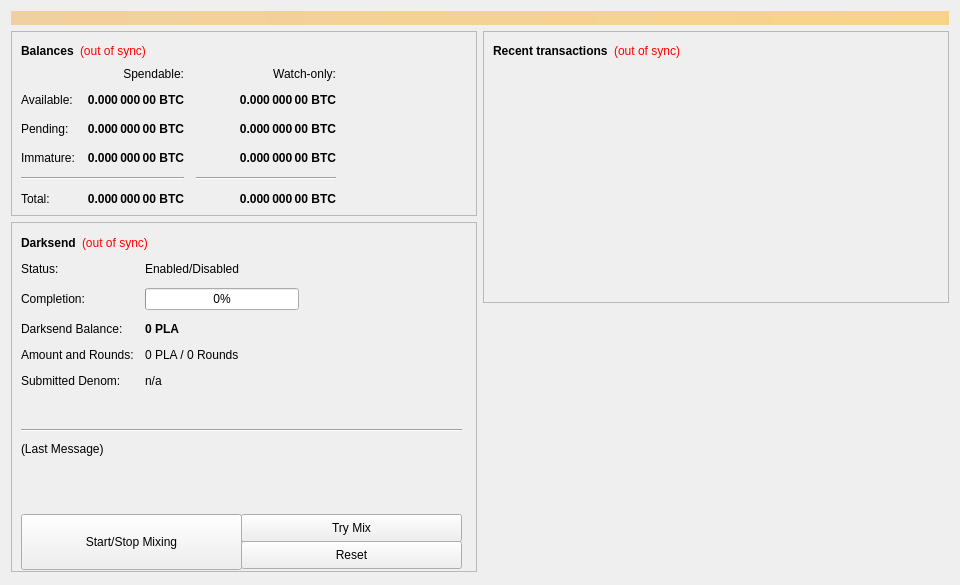
<?xml version="1.0" encoding="UTF-8"?>
<ui version="4.0">
 <class>OverviewPage</class>
 <widget class="QWidget" name="OverviewPage">
  <property name="geometry">
   <rect>
    <x>0</x>
    <y>0</y>
    <width>960</width>
    <height>585</height>
   </rect>
  </property>
  <property name="minimumSize">
   <size>
    <width>960</width>
    <height>0</height>
   </size>
  </property>
  <property name="windowTitle">
   <string>Form</string>
  </property>
  <layout class="QVBoxLayout" name="topLayout">
   <item>
    <widget class="QLabel" name="labelAlerts">
     <property name="visible">
      <bool>false</bool>
     </property>
     <property name="styleSheet">
      <string notr="true">background-color: qlineargradient(x1: 0, y1: 0, x2: 1, y2: 0, stop:0 #F0D0A0, stop:1 #F8D488); color:#000000;</string>
     </property>
     <property name="wordWrap">
      <bool>true</bool>
     </property>
     <property name="margin">
      <number>3</number>
     </property>
    </widget>
   </item>
   <item>
    <layout class="QHBoxLayout" name="horizontalLayout" stretch="1,1">
     <item>
      <layout class="QVBoxLayout" name="verticalLayout_2">
       <item>
        <widget class="QFrame" name="frame">
         <property name="frameShape">
          <enum>QFrame::StyledPanel</enum>
         </property>
         <property name="frameShadow">
          <enum>QFrame::Raised</enum>
         </property>
         <layout class="QVBoxLayout" name="verticalLayout_4">
          <item>
           <layout class="QHBoxLayout" name="horizontalLayout_4">
            <item>
             <widget class="QLabel" name="label_5">
              <property name="font">
               <font>
                <weight>75</weight>
                <bold>true</bold>
               </font>
              </property>
              <property name="text">
               <string>Balances</string>
              </property>
             </widget>
            </item>
            <item>
             <widget class="QLabel" name="labelWalletStatus">
              <property name="cursor">
               <cursorShape>WhatsThisCursor</cursorShape>
              </property>
              <property name="toolTip">
               <string>The displayed information may be out of date. Your wallet automatically synchronizes with the PlayT network after a connection is established, but this process has not completed yet.</string>
              </property>
              <property name="styleSheet">
               <string notr="true">QLabel { color: red; }</string>
              </property>
              <property name="text">
               <string notr="true">(out of sync)</string>
              </property>
              <property name="alignment">
               <set>Qt::AlignLeading|Qt::AlignLeft|Qt::AlignVCenter</set>
              </property>
             </widget>
            </item>
            <item>
             <spacer name="horizontalSpacer_3">
              <property name="orientation">
               <enum>Qt::Horizontal</enum>
              </property>
              <property name="sizeHint" stdset="0">
               <size>
                <width>40</width>
                <height>20</height>
               </size>
              </property>
             </spacer>
            </item>
           </layout>
          </item>
          <item>
           <layout class="QGridLayout" name="gridLayout">
            <property name="spacing">
             <number>12</number>
            </property>
            <item row="2" column="2">
             <widget class="QLabel" name="labelWatchPending">
              <property name="font">
               <font>
                <weight>75</weight>
                <bold>true</bold>
               </font>
              </property>
              <property name="cursor">
               <cursorShape>IBeamCursor</cursorShape>
              </property>
              <property name="toolTip">
               <string>Unconfirmed transactions to watch-only addresses</string>
              </property>
              <property name="text">
               <string notr="true">0.000 000 00 BTC</string>
              </property>
              <property name="alignment">
               <set>Qt::AlignRight|Qt::AlignTrailing|Qt::AlignVCenter</set>
              </property>
              <property name="textInteractionFlags">
               <set>Qt::LinksAccessibleByMouse|Qt::TextSelectableByKeyboard|Qt::TextSelectableByMouse</set>
              </property>
             </widget>
            </item>
            <item row="2" column="1">
             <widget class="QLabel" name="labelUnconfirmed">
              <property name="font">
               <font>
                <weight>75</weight>
                <bold>true</bold>
               </font>
              </property>
              <property name="cursor">
               <cursorShape>IBeamCursor</cursorShape>
              </property>
              <property name="toolTip">
               <string>Total of transactions that have yet to be confirmed, and do not yet count toward the spendable balance</string>
              </property>
              <property name="text">
               <string notr="true">0.000 000 00 BTC</string>
              </property>
              <property name="alignment">
               <set>Qt::AlignRight|Qt::AlignTrailing|Qt::AlignVCenter</set>
              </property>
              <property name="textInteractionFlags">
               <set>Qt::LinksAccessibleByMouse|Qt::TextSelectableByKeyboard|Qt::TextSelectableByMouse</set>
              </property>
             </widget>
            </item>
            <item row="3" column="2">
             <widget class="QLabel" name="labelWatchImmature">
              <property name="font">
               <font>
                <weight>75</weight>
                <bold>true</bold>
               </font>
              </property>
              <property name="cursor">
               <cursorShape>IBeamCursor</cursorShape>
              </property>
              <property name="toolTip">
               <string>Mined balance in watch-only addresses that has not yet matured</string>
              </property>
              <property name="text">
               <string notr="true">0.000 000 00 BTC</string>
              </property>
              <property name="alignment">
               <set>Qt::AlignRight|Qt::AlignTrailing|Qt::AlignVCenter</set>
              </property>
              <property name="textInteractionFlags">
               <set>Qt::LinksAccessibleByMouse|Qt::TextSelectableByKeyboard|Qt::TextSelectableByMouse</set>
              </property>
             </widget>
            </item>
            <item row="4" column="0" colspan="2">
             <widget class="Line" name="lineSpendableBalance">
              <property name="orientation">
               <enum>Qt::Horizontal</enum>
              </property>
             </widget>
            </item>
            <item row="4" column="2">
             <widget class="Line" name="lineWatchBalance">
              <property name="sizePolicy">
               <sizepolicy hsizetype="Preferred" vsizetype="Fixed">
                <horstretch>0</horstretch>
                <verstretch>0</verstretch>
               </sizepolicy>
              </property>
              <property name="minimumSize">
               <size>
                <width>140</width>
                <height>0</height>
               </size>
              </property>
              <property name="orientation">
               <enum>Qt::Horizontal</enum>
              </property>
             </widget>
            </item>
            <item row="5" column="0">
             <widget class="QLabel" name="labelTotalText">
              <property name="text">
               <string>Total:</string>
              </property>
             </widget>
            </item>
            <item row="3" column="1">
             <widget class="QLabel" name="labelImmature">
              <property name="font">
               <font>
                <weight>75</weight>
                <bold>true</bold>
               </font>
              </property>
              <property name="cursor">
               <cursorShape>IBeamCursor</cursorShape>
              </property>
              <property name="toolTip">
               <string>Mined balance that has not yet matured</string>
              </property>
              <property name="text">
               <string notr="true">0.000 000 00 BTC</string>
              </property>
              <property name="alignment">
               <set>Qt::AlignRight|Qt::AlignTrailing|Qt::AlignVCenter</set>
              </property>
              <property name="textInteractionFlags">
               <set>Qt::LinksAccessibleByMouse|Qt::TextSelectableByKeyboard|Qt::TextSelectableByMouse</set>
              </property>
             </widget>
            </item>
            <item row="2" column="3">
             <spacer name="horizontalSpacer_2">
              <property name="orientation">
               <enum>Qt::Horizontal</enum>
              </property>
              <property name="sizeHint" stdset="0">
               <size>
                <width>40</width>
                <height>20</height>
               </size>
              </property>
             </spacer>
            </item>
            <item row="3" column="0">
             <widget class="QLabel" name="labelImmatureText">
              <property name="text">
               <string>Immature:</string>
              </property>
             </widget>
            </item>
            <item row="5" column="1">
             <widget class="QLabel" name="labelTotal">
              <property name="font">
               <font>
                <weight>75</weight>
                <bold>true</bold>
               </font>
              </property>
              <property name="cursor">
               <cursorShape>IBeamCursor</cursorShape>
              </property>
              <property name="toolTip">
               <string>Your current total balance</string>
              </property>
              <property name="text">
               <string notr="true">0.000 000 00 BTC</string>
              </property>
              <property name="alignment">
               <set>Qt::AlignRight|Qt::AlignTrailing|Qt::AlignVCenter</set>
              </property>
              <property name="textInteractionFlags">
               <set>Qt::LinksAccessibleByMouse|Qt::TextSelectableByKeyboard|Qt::TextSelectableByMouse</set>
              </property>
             </widget>
            </item>
            <item row="5" column="2">
             <widget class="QLabel" name="labelWatchTotal">
              <property name="font">
               <font>
                <weight>75</weight>
                <bold>true</bold>
               </font>
              </property>
              <property name="cursor">
               <cursorShape>IBeamCursor</cursorShape>
              </property>
              <property name="toolTip">
               <string>Current total balance in watch-only addresses</string>
              </property>
              <property name="text">
               <string notr="true">0.000 000 00 BTC</string>
              </property>
              <property name="alignment">
               <set>Qt::AlignRight|Qt::AlignTrailing|Qt::AlignVCenter</set>
              </property>
              <property name="textInteractionFlags">
               <set>Qt::LinksAccessibleByMouse|Qt::TextSelectableByKeyboard|Qt::TextSelectableByMouse</set>
              </property>
             </widget>
            </item>
            <item row="0" column="2">
             <widget class="QLabel" name="labelWatchonly">
              <property name="text">
               <string>Watch-only:</string>
              </property>
              <property name="alignment">
               <set>Qt::AlignRight|Qt::AlignTrailing|Qt::AlignVCenter</set>
              </property>
             </widget>
            </item>
            <item row="1" column="0">
             <widget class="QLabel" name="labelBalanceText">
              <property name="text">
               <string>Available:</string>
              </property>
             </widget>
            </item>
            <item row="1" column="1">
             <widget class="QLabel" name="labelBalance">
              <property name="font">
               <font>
                <weight>75</weight>
                <bold>true</bold>
               </font>
              </property>
              <property name="cursor">
               <cursorShape>IBeamCursor</cursorShape>
              </property>
              <property name="toolTip">
               <string>Your current spendable balance</string>
              </property>
              <property name="text">
               <string notr="true">0.000 000 00 BTC</string>
              </property>
              <property name="alignment">
               <set>Qt::AlignRight|Qt::AlignTrailing|Qt::AlignVCenter</set>
              </property>
              <property name="textInteractionFlags">
               <set>Qt::LinksAccessibleByMouse|Qt::TextSelectableByKeyboard|Qt::TextSelectableByMouse</set>
              </property>
             </widget>
            </item>
            <item row="1" column="2">
             <widget class="QLabel" name="labelWatchAvailable">
              <property name="font">
               <font>
                <weight>75</weight>
                <bold>true</bold>
               </font>
              </property>
              <property name="cursor">
               <cursorShape>IBeamCursor</cursorShape>
              </property>
              <property name="toolTip">
               <string>Your current balance in watch-only addresses</string>
              </property>
              <property name="text">
               <string notr="true">0.000 000 00 BTC</string>
              </property>
              <property name="alignment">
               <set>Qt::AlignRight|Qt::AlignTrailing|Qt::AlignVCenter</set>
              </property>
              <property name="textInteractionFlags">
               <set>Qt::LinksAccessibleByMouse|Qt::TextSelectableByKeyboard|Qt::TextSelectableByMouse</set>
              </property>
             </widget>
            </item>
            <item row="2" column="0">
             <widget class="QLabel" name="labelPendingText">
              <property name="text">
               <string>Pending:</string>
              </property>
             </widget>
            </item>
            <item row="0" column="1">
             <widget class="QLabel" name="labelSpendable">
              <property name="text">
               <string>Spendable:</string>
              </property>
              <property name="alignment">
               <set>Qt::AlignRight|Qt::AlignTrailing|Qt::AlignVCenter</set>
              </property>
             </widget>
            </item>
           </layout>
          </item>
         </layout>
        </widget>
       </item>
       <item>
        <widget class="QFrame" name="frameDarksend">
         <property name="minimumSize">
          <size>
           <width>0</width>
           <height>350</height>
          </size>
         </property>
         <property name="layoutDirection">
          <enum>Qt::LeftToRight</enum>
         </property>
         <property name="frameShape">
          <enum>QFrame::StyledPanel</enum>
         </property>
         <property name="frameShadow">
          <enum>QFrame::Raised</enum>
         </property>
         <widget class="QWidget" name="formLayoutWidget">
          <property name="geometry">
           <rect>
            <x>10</x>
            <y>40</y>
            <width>451</width>
            <height>161</height>
           </rect>
          </property>
          <layout class="QFormLayout" name="formLayout">
           <property name="fieldGrowthPolicy">
            <enum>QFormLayout::AllNonFixedFieldsGrow</enum>
           </property>
           <property name="horizontalSpacing">
            <number>11</number>
           </property>
           <property name="verticalSpacing">
            <number>12</number>
           </property>
           <item row="0" column="0">
            <widget class="QLabel" name="label_6">
             <property name="text">
              <string>Status:</string>
             </property>
            </widget>
           </item>
           <item row="1" column="0">
            <widget class="QLabel" name="label_7">
             <property name="text">
              <string>Completion:</string>
             </property>
            </widget>
           </item>
           <item row="1" column="1">
            <widget class="QProgressBar" name="darksendProgress">
             <property name="maximumSize">
              <size>
               <width>154</width>
               <height>16777215</height>
              </size>
             </property>
             <property name="value">
              <number>0</number>
             </property>
            </widget>
           </item>
           <item row="2" column="0">
            <widget class="QLabel" name="labelAnonymizedText">
             <property name="text">
              <string>Darksend Balance:</string>
             </property>
            </widget>
           </item>
           <item row="2" column="1">
            <widget class="QLabel" name="labelAnonymized">
             <property name="font">
              <font>
               <weight>75</weight>
               <bold>true</bold>
              </font>
             </property>
             <property name="text">
              <string notr="true">0 PLA</string>
             </property>
            </widget>
           </item>
           <item row="3" column="0">
            <widget class="QLabel" name="label_8">
             <property name="text">
              <string>Amount and Rounds:</string>
             </property>
            </widget>
           </item>
           <item row="3" column="1">
            <widget class="QLabel" name="labelAmountRounds">
             <property name="text">
              <string>0 PLA / 0 Rounds</string>
             </property>
            </widget>
           </item>
           <item row="4" column="0">
            <widget class="QLabel" name="label_9">
             <property name="text">
              <string>Submitted Denom:</string>
             </property>
            </widget>
           </item>
           <item row="4" column="1">
            <widget class="QLabel" name="labelSubmittedDenom">
             <property name="toolTip">
              <string>The denominations you submitted to the Masternode.&lt;br&gt;To mix, other users must submit the exact same denominations.</string>
             </property>
             <property name="text">
              <string>n/a</string>
             </property>
            </widget>
           </item>
           <item row="0" column="1">
            <widget class="QLabel" name="darksendEnabled">
             <property name="text">
              <string>Enabled/Disabled</string>
             </property>
            </widget>
           </item>
          </layout>
         </widget>
         <widget class="QPushButton" name="runAutoDenom">
          <property name="geometry">
           <rect>
            <x>251</x>
            <y>17</y>
            <width>1</width>
            <height>1</height>
           </rect>
          </property>
          <property name="palette">
           <palette>
            <active>
             <colorrole role="WindowText">
              <brush brushstyle="SolidPattern">
               <color alpha="255">
                <red>0</red>
                <green>0</green>
                <blue>0</blue>
               </color>
              </brush>
             </colorrole>
             <colorrole role="Button">
              <brush brushstyle="SolidPattern">
               <color alpha="255">
                <red>239</red>
                <green>238</green>
                <blue>238</blue>
               </color>
              </brush>
             </colorrole>
             <colorrole role="Light">
              <brush brushstyle="SolidPattern">
               <color alpha="255">
                <red>255</red>
                <green>255</green>
                <blue>255</blue>
               </color>
              </brush>
             </colorrole>
             <colorrole role="Midlight">
              <brush brushstyle="SolidPattern">
               <color alpha="255">
                <red>247</red>
                <green>246</green>
                <blue>246</blue>
               </color>
              </brush>
             </colorrole>
             <colorrole role="Dark">
              <brush brushstyle="SolidPattern">
               <color alpha="255">
                <red>119</red>
                <green>119</green>
                <blue>119</blue>
               </color>
              </brush>
             </colorrole>
             <colorrole role="Mid">
              <brush brushstyle="SolidPattern">
               <color alpha="255">
                <red>159</red>
                <green>159</green>
                <blue>159</blue>
               </color>
              </brush>
             </colorrole>
             <colorrole role="Text">
              <brush brushstyle="SolidPattern">
               <color alpha="255">
                <red>0</red>
                <green>0</green>
                <blue>0</blue>
               </color>
              </brush>
             </colorrole>
             <colorrole role="BrightText">
              <brush brushstyle="SolidPattern">
               <color alpha="255">
                <red>255</red>
                <green>255</green>
                <blue>255</blue>
               </color>
              </brush>
             </colorrole>
             <colorrole role="ButtonText">
              <brush brushstyle="SolidPattern">
               <color alpha="255">
                <red>0</red>
                <green>0</green>
                <blue>0</blue>
               </color>
              </brush>
             </colorrole>
             <colorrole role="Base">
              <brush brushstyle="SolidPattern">
               <color alpha="255">
                <red>255</red>
                <green>255</green>
                <blue>255</blue>
               </color>
              </brush>
             </colorrole>
             <colorrole role="Window">
              <brush brushstyle="SolidPattern">
               <color alpha="255">
                <red>239</red>
                <green>238</green>
                <blue>238</blue>
               </color>
              </brush>
             </colorrole>
             <colorrole role="Shadow">
              <brush brushstyle="SolidPattern">
               <color alpha="255">
                <red>0</red>
                <green>0</green>
                <blue>0</blue>
               </color>
              </brush>
             </colorrole>
             <colorrole role="AlternateBase">
              <brush brushstyle="SolidPattern">
               <color alpha="255">
                <red>247</red>
                <green>246</green>
                <blue>246</blue>
               </color>
              </brush>
             </colorrole>
             <colorrole role="ToolTipBase">
              <brush brushstyle="SolidPattern">
               <color alpha="255">
                <red>255</red>
                <green>255</green>
                <blue>220</blue>
               </color>
              </brush>
             </colorrole>
             <colorrole role="ToolTipText">
              <brush brushstyle="SolidPattern">
               <color alpha="255">
                <red>0</red>
                <green>0</green>
                <blue>0</blue>
               </color>
              </brush>
             </colorrole>
            </active>
            <inactive>
             <colorrole role="WindowText">
              <brush brushstyle="SolidPattern">
               <color alpha="255">
                <red>0</red>
                <green>0</green>
                <blue>0</blue>
               </color>
              </brush>
             </colorrole>
             <colorrole role="Button">
              <brush brushstyle="SolidPattern">
               <color alpha="255">
                <red>239</red>
                <green>238</green>
                <blue>238</blue>
               </color>
              </brush>
             </colorrole>
             <colorrole role="Light">
              <brush brushstyle="SolidPattern">
               <color alpha="255">
                <red>255</red>
                <green>255</green>
                <blue>255</blue>
               </color>
              </brush>
             </colorrole>
             <colorrole role="Midlight">
              <brush brushstyle="SolidPattern">
               <color alpha="255">
                <red>247</red>
                <green>246</green>
                <blue>246</blue>
               </color>
              </brush>
             </colorrole>
             <colorrole role="Dark">
              <brush brushstyle="SolidPattern">
               <color alpha="255">
                <red>119</red>
                <green>119</green>
                <blue>119</blue>
               </color>
              </brush>
             </colorrole>
             <colorrole role="Mid">
              <brush brushstyle="SolidPattern">
               <color alpha="255">
                <red>159</red>
                <green>159</green>
                <blue>159</blue>
               </color>
              </brush>
             </colorrole>
             <colorrole role="Text">
              <brush brushstyle="SolidPattern">
               <color alpha="255">
                <red>0</red>
                <green>0</green>
                <blue>0</blue>
               </color>
              </brush>
             </colorrole>
             <colorrole role="BrightText">
              <brush brushstyle="SolidPattern">
               <color alpha="255">
                <red>255</red>
                <green>255</green>
                <blue>255</blue>
               </color>
              </brush>
             </colorrole>
             <colorrole role="ButtonText">
              <brush brushstyle="SolidPattern">
               <color alpha="255">
                <red>0</red>
                <green>0</green>
                <blue>0</blue>
               </color>
              </brush>
             </colorrole>
             <colorrole role="Base">
              <brush brushstyle="SolidPattern">
               <color alpha="255">
                <red>255</red>
                <green>255</green>
                <blue>255</blue>
               </color>
              </brush>
             </colorrole>
             <colorrole role="Window">
              <brush brushstyle="SolidPattern">
               <color alpha="255">
                <red>239</red>
                <green>238</green>
                <blue>238</blue>
               </color>
              </brush>
             </colorrole>
             <colorrole role="Shadow">
              <brush brushstyle="SolidPattern">
               <color alpha="255">
                <red>0</red>
                <green>0</green>
                <blue>0</blue>
               </color>
              </brush>
             </colorrole>
             <colorrole role="AlternateBase">
              <brush brushstyle="SolidPattern">
               <color alpha="255">
                <red>247</red>
                <green>246</green>
                <blue>246</blue>
               </color>
              </brush>
             </colorrole>
             <colorrole role="ToolTipBase">
              <brush brushstyle="SolidPattern">
               <color alpha="255">
                <red>255</red>
                <green>255</green>
                <blue>220</blue>
               </color>
              </brush>
             </colorrole>
             <colorrole role="ToolTipText">
              <brush brushstyle="SolidPattern">
               <color alpha="255">
                <red>0</red>
                <green>0</green>
                <blue>0</blue>
               </color>
              </brush>
             </colorrole>
            </inactive>
            <disabled>
             <colorrole role="WindowText">
              <brush brushstyle="SolidPattern">
               <color alpha="255">
                <red>119</red>
                <green>119</green>
                <blue>119</blue>
               </color>
              </brush>
             </colorrole>
             <colorrole role="Button">
              <brush brushstyle="SolidPattern">
               <color alpha="255">
                <red>239</red>
                <green>238</green>
                <blue>238</blue>
               </color>
              </brush>
             </colorrole>
             <colorrole role="Light">
              <brush brushstyle="SolidPattern">
               <color alpha="255">
                <red>255</red>
                <green>255</green>
                <blue>255</blue>
               </color>
              </brush>
             </colorrole>
             <colorrole role="Midlight">
              <brush brushstyle="SolidPattern">
               <color alpha="255">
                <red>247</red>
                <green>246</green>
                <blue>246</blue>
               </color>
              </brush>
             </colorrole>
             <colorrole role="Dark">
              <brush brushstyle="SolidPattern">
               <color alpha="255">
                <red>119</red>
                <green>119</green>
                <blue>119</blue>
               </color>
              </brush>
             </colorrole>
             <colorrole role="Mid">
              <brush brushstyle="SolidPattern">
               <color alpha="255">
                <red>159</red>
                <green>159</green>
                <blue>159</blue>
               </color>
              </brush>
             </colorrole>
             <colorrole role="Text">
              <brush brushstyle="SolidPattern">
               <color alpha="255">
                <red>119</red>
                <green>119</green>
                <blue>119</blue>
               </color>
              </brush>
             </colorrole>
             <colorrole role="BrightText">
              <brush brushstyle="SolidPattern">
               <color alpha="255">
                <red>255</red>
                <green>255</green>
                <blue>255</blue>
               </color>
              </brush>
             </colorrole>
             <colorrole role="ButtonText">
              <brush brushstyle="SolidPattern">
               <color alpha="255">
                <red>119</red>
                <green>119</green>
                <blue>119</blue>
               </color>
              </brush>
             </colorrole>
             <colorrole role="Base">
              <brush brushstyle="SolidPattern">
               <color alpha="255">
                <red>239</red>
                <green>238</green>
                <blue>238</blue>
               </color>
              </brush>
             </colorrole>
             <colorrole role="Window">
              <brush brushstyle="SolidPattern">
               <color alpha="255">
                <red>239</red>
                <green>238</green>
                <blue>238</blue>
               </color>
              </brush>
             </colorrole>
             <colorrole role="Shadow">
              <brush brushstyle="SolidPattern">
               <color alpha="255">
                <red>0</red>
                <green>0</green>
                <blue>0</blue>
               </color>
              </brush>
             </colorrole>
             <colorrole role="AlternateBase">
              <brush brushstyle="SolidPattern">
               <color alpha="255">
                <red>239</red>
                <green>238</green>
                <blue>238</blue>
               </color>
              </brush>
             </colorrole>
             <colorrole role="ToolTipBase">
              <brush brushstyle="SolidPattern">
               <color alpha="255">
                <red>255</red>
                <green>255</green>
                <blue>220</blue>
               </color>
              </brush>
             </colorrole>
             <colorrole role="ToolTipText">
              <brush brushstyle="SolidPattern">
               <color alpha="255">
                <red>0</red>
                <green>0</green>
                <blue>0</blue>
               </color>
              </brush>
             </colorrole>
            </disabled>
           </palette>
          </property>
          <property name="focusPolicy">
           <enum>Qt::NoFocus</enum>
          </property>
          <property name="autoFillBackground">
           <bool>true</bool>
          </property>
          <property name="text">
           <string/>
          </property>
          <property name="flat">
           <bool>true</bool>
          </property>
         </widget>
         <widget class="QPushButton" name="toggleDarksend">
          <property name="geometry">
           <rect>
            <x>10</x>
            <y>292</y>
            <width>221</width>
            <height>56</height>
           </rect>
          </property>
          <property name="sizePolicy">
           <sizepolicy hsizetype="MinimumExpanding" vsizetype="Fixed">
            <horstretch>0</horstretch>
            <verstretch>0</verstretch>
           </sizepolicy>
          </property>
          <property name="text">
           <string>Start/Stop Mixing</string>
          </property>
         </widget>
         <widget class="Line" name="lineLastMessage">
          <property name="geometry">
           <rect>
            <x>10</x>
            <y>200</y>
            <width>441</width>
            <height>16</height>
           </rect>
          </property>
          <property name="orientation">
           <enum>Qt::Horizontal</enum>
          </property>
         </widget>
         <widget class="QLabel" name="darksendStatus">
          <property name="geometry">
           <rect>
            <x>10</x>
            <y>220</y>
            <width>451</width>
            <height>61</height>
           </rect>
          </property>
          <property name="minimumSize">
           <size>
            <width>288</width>
            <height>43</height>
           </size>
          </property>
          <property name="text">
           <string>(Last Message)</string>
          </property>
          <property name="alignment">
           <set>Qt::AlignLeading|Qt::AlignLeft|Qt::AlignTop</set>
          </property>
          <property name="wordWrap">
           <bool>true</bool>
          </property>
         </widget>
         <widget class="QPushButton" name="darksendAuto">
          <property name="geometry">
           <rect>
            <x>230</x>
            <y>292</y>
            <width>221</width>
            <height>28</height>
           </rect>
          </property>
          <property name="sizePolicy">
           <sizepolicy hsizetype="MinimumExpanding" vsizetype="Fixed">
            <horstretch>0</horstretch>
            <verstretch>0</verstretch>
           </sizepolicy>
          </property>
          <property name="toolTip">
           <string>Try to manually submit a Darksend request.</string>
          </property>
          <property name="text">
           <string>Try Mix</string>
          </property>
         </widget>
         <widget class="QPushButton" name="darksendReset">
          <property name="geometry">
           <rect>
            <x>230</x>
            <y>319</y>
            <width>221</width>
            <height>28</height>
           </rect>
          </property>
          <property name="sizePolicy">
           <sizepolicy hsizetype="MinimumExpanding" vsizetype="Fixed">
            <horstretch>0</horstretch>
            <verstretch>0</verstretch>
           </sizepolicy>
          </property>
          <property name="toolTip">
           <string>Reset the current status of Darksend (can interrupt Darksend if it's in the process of Mixing, which can cost you money!)</string>
          </property>
          <property name="autoFillBackground">
           <bool>false</bool>
          </property>
          <property name="text">
           <string>Reset</string>
          </property>
         </widget>
         <widget class="QWidget" name="layoutWidget">
          <property name="geometry">
           <rect>
            <x>10</x>
            <y>10</y>
            <width>431</width>
            <height>22</height>
           </rect>
          </property>
          <layout class="QHBoxLayout" name="horizontalLayout_5">
           <item>
            <widget class="QLabel" name="label_2">
             <property name="font">
              <font>
               <weight>75</weight>
               <bold>true</bold>
              </font>
             </property>
             <property name="text">
              <string>Darksend</string>
             </property>
            </widget>
           </item>
           <item>
            <widget class="QLabel" name="labelDarksendSyncStatus">
             <property name="toolTip">
              <string>The displayed information may be out of date. Your wallet automatically synchronizes with the PlayT network after a connection is established, but this process has not completed yet.</string>
             </property>
             <property name="styleSheet">
              <string notr="true">QLabel { color: red; }</string>
             </property>
             <property name="text">
              <string notr="true">(out of sync)</string>
             </property>
             <property name="alignment">
              <set>Qt::AlignLeading|Qt::AlignLeft|Qt::AlignVCenter</set>
             </property>
            </widget>
           </item>
           <item>
            <spacer name="horizontalSpacer_4">
             <property name="orientation">
              <enum>Qt::Horizontal</enum>
             </property>
             <property name="sizeHint" stdset="0">
              <size>
               <width>40</width>
               <height>20</height>
              </size>
             </property>
            </spacer>
           </item>
          </layout>
         </widget>
        </widget>
       </item>
       <item>
        <spacer name="verticalSpacer">
         <property name="orientation">
          <enum>Qt::Vertical</enum>
         </property>
         <property name="sizeHint" stdset="0">
          <size>
           <width>20</width>
           <height>40</height>
          </size>
         </property>
        </spacer>
       </item>
      </layout>
     </item>
     <item>
      <layout class="QVBoxLayout" name="verticalLayout_3">
       <item>
        <widget class="QFrame" name="frame_2">
         <property name="frameShape">
          <enum>QFrame::StyledPanel</enum>
         </property>
         <property name="frameShadow">
          <enum>QFrame::Raised</enum>
         </property>
         <layout class="QVBoxLayout" name="verticalLayout">
          <item>
           <layout class="QHBoxLayout" name="horizontalLayout_2">
            <item>
             <widget class="QLabel" name="label_4">
              <property name="font">
               <font>
                <weight>75</weight>
                <bold>true</bold>
               </font>
              </property>
              <property name="text">
               <string>Recent transactions</string>
              </property>
             </widget>
            </item>
            <item>
             <widget class="QLabel" name="labelTransactionsStatus">
              <property name="cursor">
               <cursorShape>WhatsThisCursor</cursorShape>
              </property>
              <property name="toolTip">
               <string>The displayed information may be out of date. Your wallet automatically synchronizes with the PlayT network after a connection is established, but this process has not completed yet.</string>
              </property>
              <property name="styleSheet">
               <string notr="true">QLabel { color: red; }</string>
              </property>
              <property name="text">
               <string notr="true">(out of sync)</string>
              </property>
              <property name="alignment">
               <set>Qt::AlignRight|Qt::AlignTrailing|Qt::AlignVCenter</set>
              </property>
             </widget>
            </item>
            <item>
             <spacer name="horizontalSpacer">
              <property name="orientation">
               <enum>Qt::Horizontal</enum>
              </property>
              <property name="sizeHint" stdset="0">
               <size>
                <width>40</width>
                <height>20</height>
               </size>
              </property>
             </spacer>
            </item>
           </layout>
          </item>
          <item>
           <widget class="QListView" name="listTransactions">
            <property name="styleSheet">
             <string notr="true">QListView { background: transparent; }</string>
            </property>
            <property name="frameShape">
             <enum>QFrame::NoFrame</enum>
            </property>
            <property name="verticalScrollBarPolicy">
             <enum>Qt::ScrollBarAlwaysOff</enum>
            </property>
            <property name="horizontalScrollBarPolicy">
             <enum>Qt::ScrollBarAlwaysOff</enum>
            </property>
            <property name="selectionMode">
             <enum>QAbstractItemView::NoSelection</enum>
            </property>
           </widget>
          </item>
         </layout>
        </widget>
       </item>
       <item>
        <spacer name="verticalSpacer_2">
         <property name="orientation">
          <enum>Qt::Vertical</enum>
         </property>
         <property name="sizeHint" stdset="0">
          <size>
           <width>20</width>
           <height>40</height>
          </size>
         </property>
        </spacer>
       </item>
      </layout>
     </item>
    </layout>
   </item>
  </layout>
 </widget>
 <resources/>
 <connections/>
</ui>
